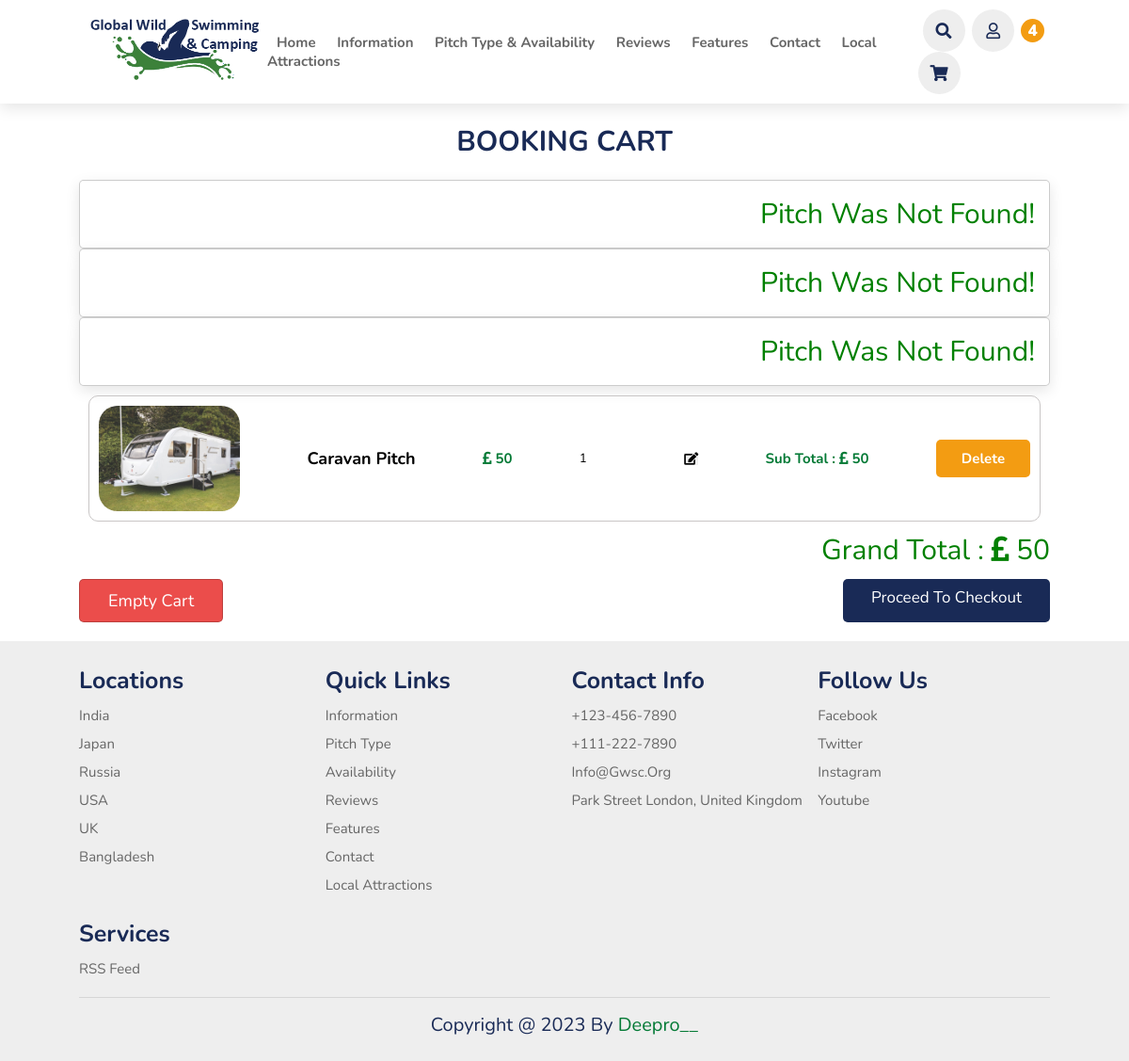
Before: /booking_cart.php (signed in) with the older database file.
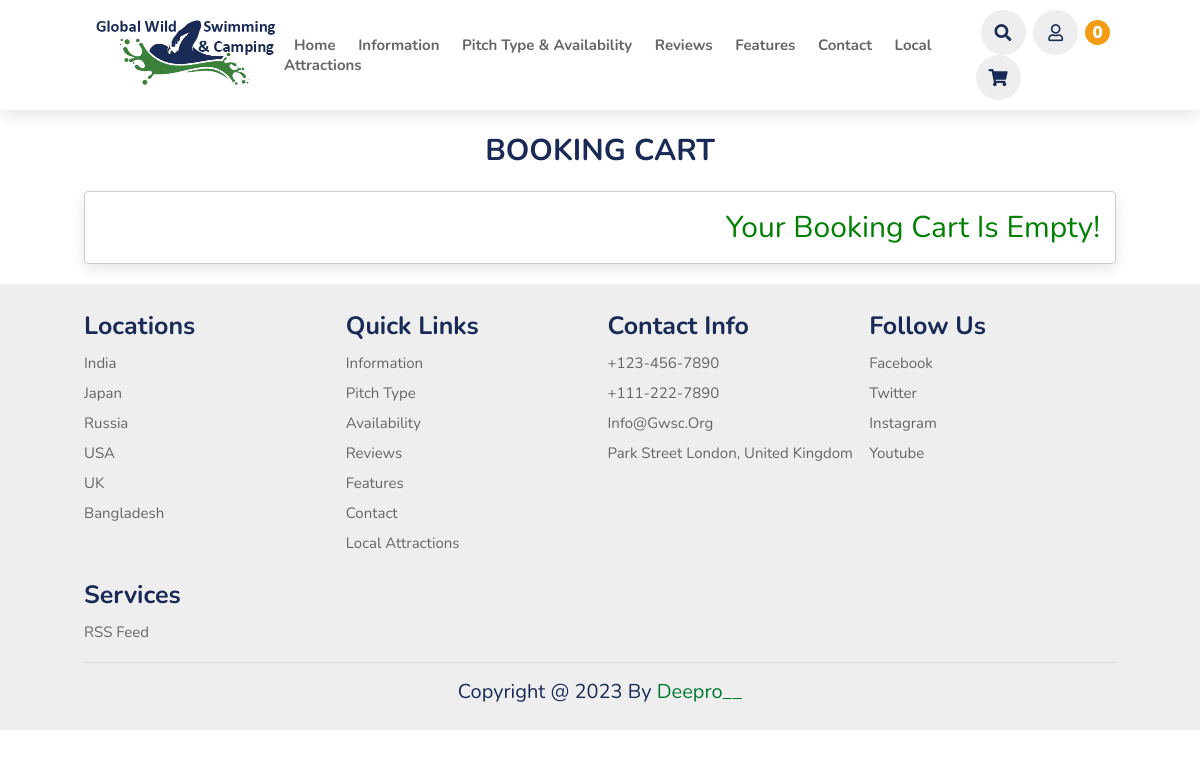
After: the same page with the newer database file.
### tables this page shows
CREATE TABLE `booking` (
  `id` varchar(20) NOT NULL,
  `user_id` varchar(20) NOT NULL,
  `pitch_id` varchar(20) NOT NULL,
  `price` varchar(10) NOT NULL,
  `qty` varchar(2) NOT NULL DEFAULT '1'
);

CREATE TABLE `pitch` (
  `id` varchar(20) NOT NULL,
  `name` varchar(50) NOT NULL,
  `description` varchar(500) NOT NULL,
  `price` varchar(10) NOT NULL,
  `image` varchar(50) NOT NULL
);

### booking_cart.php (the view, shortened to what this page needs)
<?php
include 'components/config.php';
if (isset($_COOKIE['user_id'])) {
    $user_id = $_COOKIE['user_id'];
} else {
    setcookie('user_id', create_unique_id(), time() + 60 * 60 * 24 * 30);
}
?>
<!DOCTYPE html>
<html lang="en">
<head>
    <link rel="stylesheet" href="https://cdn.jsdelivr.net/npm/swiper@8/swiper-bundle.min.css" />
    <link rel="stylesheet" href="https://cdnjs.cloudflare.com/ajax/libs/font-awesome/5.15.3/css/all.min.css" />
    <link rel="stylesheet" href="css/style.css">
</head>
<body>
    <?php include 'components/header.php'; ?>
    <section id="booking-cart">
        <div class="booking-cart">
            <h1 class="heading">Booking cart</h1>
            <div class="box-container">
                <?php
                $grand_total = 0;
                $select_cart = $conn->prepare("SELECT * FROM `booking` WHERE user_id = ?");
                $select_cart->execute([$user_id]);
                if ($select_cart->rowCount() > 0) {
                    while ($fetch_cart = $select_cart->fetch(PDO::FETCH_ASSOC)) {
                        $select_pitchs = $conn->prepare("SELECT * FROM `pitch` WHERE id = ?");
                        $select_pitchs->execute([$fetch_cart['pitch_id']]);
                        if ($select_pitchs->rowCount() > 0) {
                            $fetch_pitch = $select_pitchs->fetch(PDO::FETCH_ASSOC);
                ?>
                            <form action="" method="POST" class="box">
                                <img src="uploaded_files_pitch/<?= $fetch_pitch['image']; ?>" class="image" alt="">
                                <h3 class="name"><?= $fetch_pitch['name']; ?></h3>
                                <p class="price"><i class="fas fa-pound-sign"></i> <?= $fetch_cart['price']; ?></p>
                                <input type="number" name="qty" required min="1" value="<?= $fetch_cart['qty']; ?>" max="99" maxlength="2" class="qty">
                                <button type="submit" name="update_cart" class="fas fa-edit">
                                </button>
                                <p class="sub-total">sub total : <span><i class="fas fa-pound-sign"></i> <?= $sub_total = ($fetch_cart['qty'] * $fetch_cart['price']); ?></span></p>
                                <input type="submit" value="delete" name="delete_item" class="btn-booking-delete" onclick="return confirm('delete this item?');">
                            </form>
                <?php
                            $grand_total += $sub_total;
                        } else {
                            echo '<p class="empty">pitch was not found!</p>';
                        }
                    }
                } else {
                    echo '<p class="empty">your booking cart is empty!</p>';
                }
                ?>
            </div>
            <div>
                <?php if ($grand_total != 0) { ?>
                    <div class="cart-total">
                        <p>grand total : <span><i class="fas fa-pound-sign"></i> <?= $grand_total; ?></span></p>
                        <div class="cart-total-btn-sec">
                            <form action="" method="POST">
                                <input type="submit" value="empty cart" name="empty_cart" class="delete-btn" onclick="return confirm('empty your cart?');">
                            </form>
                            <a href="confirm_booking.php" class="btn">proceed to checkout</a>
                        </div>
                    </div>
                <?php } ?>
            </div>
    </section>
    <?php include 'components/footer.php'; ?>
</body>
</html>

### components/header.php (shortened to what this page needs)
<header>
    <a href="#" class="logo"><img src="images/logo.png" alt=""></a>
    <nav class="navbar">
        <a href="index.php">home</a>
        <a href="information.php">information</a>
        <a href="pitch.php">pitch type & availability</a>
        <a href="review.php">reviews</a>
        <a href="feature.php">features</a>
        <a href="contact.php">contact</a>
        <a href="localattractions.php">local attractions</a>
    </nav>
    <div class="icons">
        <i class="fas fa-search" id="search-icons"></i>
        <?php
        if ($user_id != '') {
        ?>
            <div id="user-btn" class="far fa-user"></div>
            <?php
            $count_cart_items = $conn->prepare("SELECT * FROM `booking` WHERE user_id = ?");
            $count_cart_items->execute([$user_id]);
            $total_cart_items = $count_cart_items->rowCount();
            ?>
            <a href="booking_cart.php" class="fas fa-shopping-cart"><span><?= $total_cart_items; ?></span></a>
        <?php }; ?>
    </div>
</header>

Changed rows visible on the page:
removed booking: shows "Pitch Was Not Found!"
removed booking: shows "Pitch Was Not Found!"
removed booking: shows "Pitch Was Not Found!"
removed booking: pitch.image (picture), pitch.name "Caravan Pitch", price "50", qty "1", $sub_total=($fetch_cart['qty']*$fetch_cart['price']) "50"
Other visible differences:
$total_cart_items: "4" → "0"
$grand_total: "50" → (not shown)
form field empty_cart: "empty cart" → (not shown)
text no longer shown: "Grand Total : Proceed To Checkout"
text now shown: "Your Booking Cart Is Empty!"
